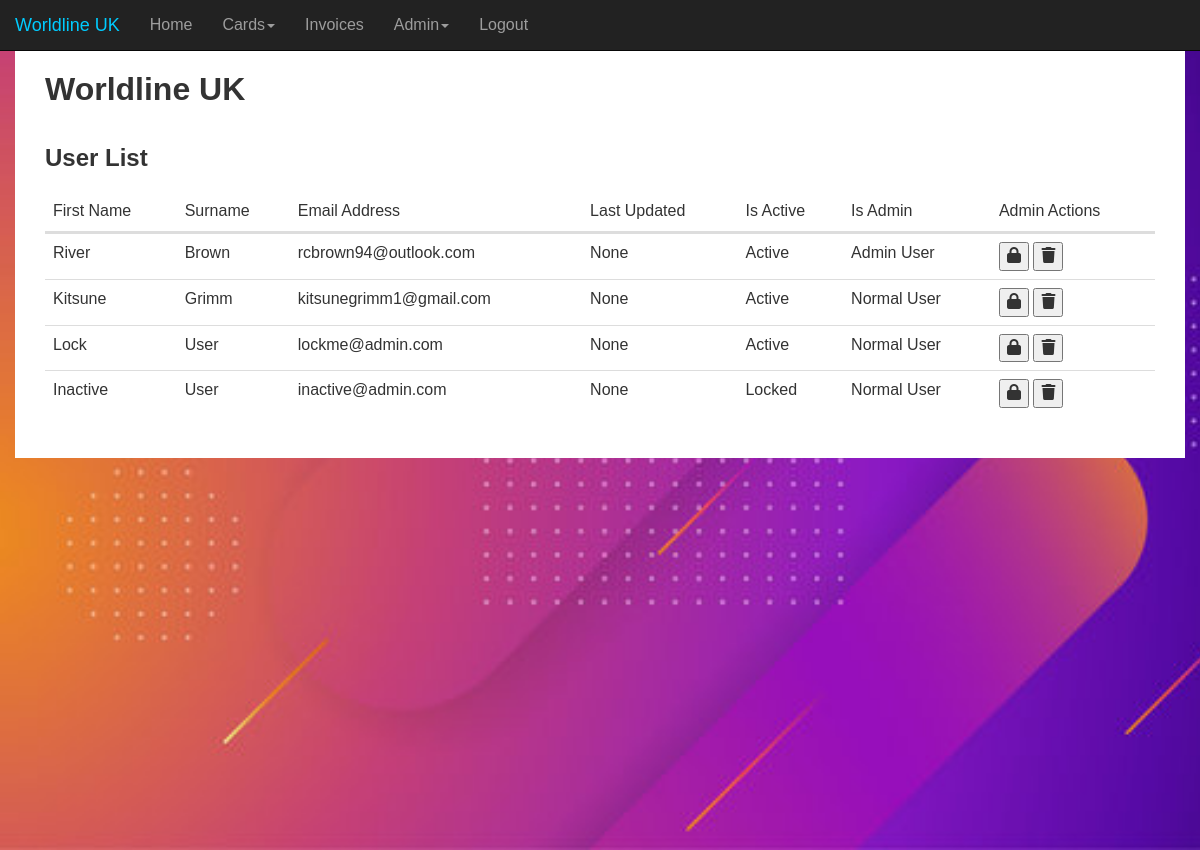
Page /admin (signed in) on the earlier database version.
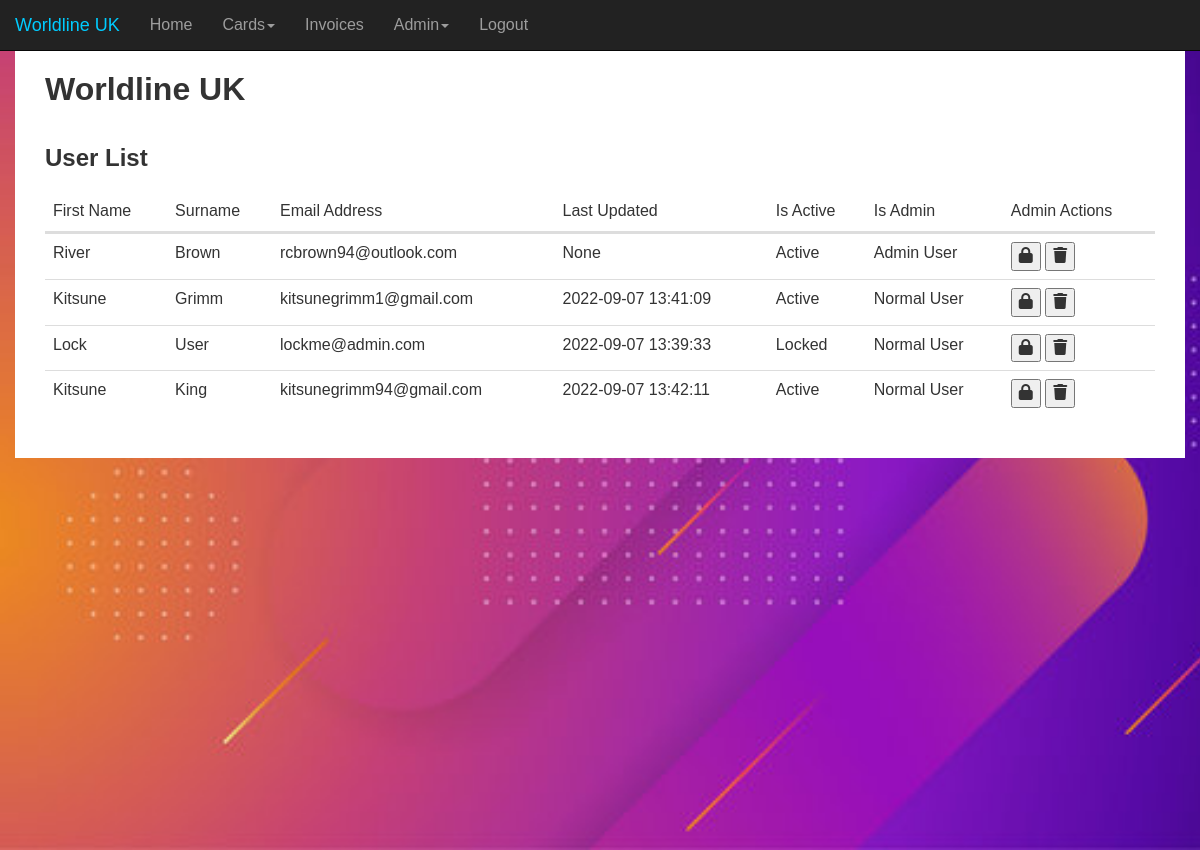
Same page on the later database version.
### Website/models.py (models this page shows)
class User(db.Model, UserMixin):
    id = db.Column(db.Integer, primary_key=True)
    first_name = db.Column(db.String(150))
    surname = db.Column(db.String(150))
    email_address = db.Column(db.String(150), unique=True)
    password = db.Column(db.String(150))
    cards = db.relationship('Card')
    invoices = db.relationship('Invoice')
    is_active = db.Column(db.Boolean)
    is_admin = db.Column(db.Boolean)
    last_updated = db.Column(db.DateTime(timezone=False), default=func.now(), onupdate=func.now())
    failed_login_attempts = db.Column(db.Integer, default=0)

### Website/views.py (the view)
@views.route('/admin')
@login_required
def admin():
    users = User.query.all()
    return render_template("admin.html", user=current_user, users=users)

### Website/templates/admin.html (shortened to what this page needs)
{% extends "base.html" %}
{% block content %}
<div class='row marginGap'>
    <div class='col-xs-12 col-sm-12 col-md-12 col-lg-12'>
        <h2>User List</h2>
        <table id="user-table" class="table">
            <thead>
                <tr>
                    <th scope="col">First Name</th>
                    <th scope="col">Surname</th>
                    <th scope="col">Email Address</th>
                    <th scope="col">Last Updated</th>
                    <th scope="col">Is Active</th>
                    <th scope="col">Is Admin</th>
                    <th scope="col">Admin Actions</th>
                </tr>
            <thead>
            <tbody>
                {% for u in users %}
                    <tr id="users">
                        <td>{{u.first_name}}</td>
                        <td>{{u.surname}}</td>
                        <td>{{u.email_address}}</td>
                        <td>{{u.last_updated}}</td>
                        <td>
                            {% if u.is_active %}
                                Active
                            {% else %}
                                Locked
                            {% endif %}
                        </td>
                        <td>
                            {% if u.is_admin %}
                                Admin User
                            {% else %}
                                Normal User
                            {% endif %}
                        </td>
                        <td>
                            <button type="button" onClick="unlockLockUser({{u.id}})">
                                <span aria-hidden="true"><i id="unlock-lock-user" class="fa-solid fa-lock" title="Unlock or lock a user"></i></span>
                            </button>
                            <button type="button" onClick="deleteUser({{u.id}})">
                                <span aria-hidden="true"><i id="delete-user" class="fa-solid fa-trash" title="Delete user"></i></span>
                            </button>
                        </td>
                    </tr>
                {% endfor %}
        </table>
    </div>
</div>
{% endblock %}

### Website/templates/base.html (shortened to what this page needs)
<!DOCTYPE html>
<html lang='en'>
<head>
  <link rel="stylesheet" href="https://maxcdn.bootstrapcdn.com/bootstrap/3.3.7/css/bootstrap.min.css" />
  <link rel="stylesheet" href="{{ url_for('static', filename='style.css')}}" />
</head>
<body>
<div class='container'>
  <nav class="navbar navbar-inverse navbar-fixed-top">
    <div class="container-fluid">
        <div class="navbar-header">
        <p class="navbar-brand">Worldline UK</p>
        </div>
        <div class="collapse navbar-collapse" id='myNavbar'>
        <ul class="nav navbar-nav">
          {% if user.is_authenticated %}
            <li><a href="/">Home</a></li>
            <li>
              <a id="card-menu-item-toggle" class='dropdown-toggle' data-toggle='dropdown' href="#">Cards<span class="caret"></span></a>
            </li>
            <li><a id="view-invoice-menu-item" href='/invoices'>Invoices</a></li>
            {% if user.is_admin %}
            <li>
              <a class='dropdown-toggle' data-toggle='dropdown' href="#">Admin<span class="caret"></span></a>
            </li>
            {% endif %}
            <li><a href='/logout'>Logout</a></li>
          {% else %}
            <li><a href="/signup">Signup</a></li>
            <li><a href="/login">Login</a></li>
          {% endif %}
        </ul>
      </div>
    </div>
  </nav>
</div>
<div class='fluid-container'>
  <div class='container pageContent'>
    <div class='row marginGap'>
      <div class='col-xs-12 col-sm-12 col-md-12 col-lg-12'>
        <h1>Worldline UK</h1>
      </div>
    </div>
    {% block content %}{% endblock %}
  </div>
</div>
</body>
</html>

### Website/static/style.css (style rules this page uses)
html,body,div,span,object,iframe,h1,h2,h3,h4,h5,h6,p,blockquote,pre,a,abbr,acronym,address,code,del,dfn,em,img,q,dl,dt,dd,ol,ul,li,fieldset,form,label,legend,table,caption,tbody,tfoot,thead,tr,th,td { border:0;font-weight:inherit;font-style:inherit;font-size:100%;font-family:inherit;vertical-align:baseline;margin:0;padding:0; }
table { border-collapse:separate;border-spacing:0;margin-bottom:1.4em; }
caption,th,td { text-align:left;font-weight:400; }
body { font-family: 'Comic Sans MS', sans-serif; }
.row { padding: 1em 0em; }
.container { background-color: #fff; }
.marginGap { margin: 0.5% 0%; }
.pageContent { margin-top: 50px; }
.navbar-brand { color: #0CF!important; }
h1 { font-size: 32px; font-weight: 700; }
h2 { font-size: 24px; font-weight: 700; margin-bottom: 1%; }
p { font-size: 18px; }
@media (min-width:320px) { p { font-size: 14px; } }
@media (min-width:320px) { h1 { font-size: 26px; } }
@media (min-width:576px) { p { font-size: 16px; } }
@media (min-width:576px) { h1 { font-size: 30px; } }
@media (min-width:768px) { p { font-size: 18px; } }
@media (min-width:768px) { h1 { font-size: 32px; } }

Differences in the rows shown:
removed User: first_name "Inactive", surname "User", email_address "inactive@admin.com", last_updated "None", is_active "Locked", is_admin "Normal User"
changed User "Grimm": last_updated "None" → "2022-09-07 13:41:09"
changed User "Lock": last_updated "None" → "2022-09-07 13:39:33"; is_active "Active" → "Locked"
added User: first_name "Kitsune", surname "King", email_address "kitsunegrimm94@gmail.com", last_updated "2022-09-07 13:42:11", is_active "Active", is_admin "Normal User"
